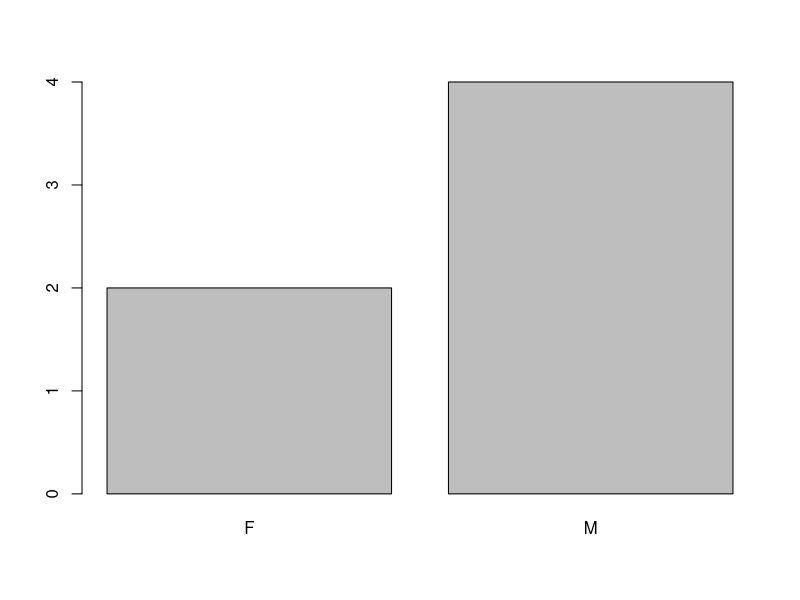

Reproduce this figure in R.
setwd("C:/R_lecture")
getwd()
#Data Type : 저장된 데이터의 성격(numeric, character, logical)
#Data Structure : 변수에 저장된 데이터의 메모리 구조
#R이 제공하는 자료구조 형태
#6가지 기억!
#2개의 분류로 나누어짐
#1. 같은 데이터 타입 2. 다른 데이터타입

#1 vector : 1차원, 같은 data type
#2 matrix : 2차원, 같은 data type
#3 array : 3차원, 같은 data type

#4 list : 1차원, 다른 data type, 중첩자료구조
#중첩자료구조? 다른자료구조를 안에 집어넣을 수 있다. ex)list(10,c("a","b"))
#5 data frame : 2차원, 다른 data type
#6 Factor : 범주형 자료구조

#같은 데이터 타입을 저장하는 자료구조
#vector(1차원), matrix(2차원), array(3차원 이상)
#다른데이터 타입을 저장하는 자료구조
#List(1차원), data frame(2차원)
#범주형 자료구조 => factor

#############################################################################

#factor
#범주형 데이터를 저장하기 위한 자료구조
#범주형 데이터는 값의 항목별 빈도수를 쉽게 확인 가능
#예를 들어 방의 크기가 "대", "중", "소" = . level
#일반적으로 vector를 이용해서 factor를 만든다

#ex) 6명의 혈액형 데이터를  vector에 저장하고 factor로 변형해보자
var1 = c("A", "AB", "O", "A", "B", "B")
var1

factor_var1 = factor(var1)
factor_var1 #A AB O A B B levels A AB B O 출력
nlevels(factor_var1) # level의 개수 / 4 출력
levels(factor_var1) # level들만 / "A"  "AB" "B"  "O" 출력 

is.factor(factor_var1) # TRUE 출력

#factor의 사용시기?
#ex)남성과 여성의 성별데이터로 factor를 생성하고 빈도수를 구해보자
var1 = c("M", "F", "M", "M", "M", "F")
var1

factor_gender = factor(var1)
factor_gender

#데이터의 빈도수 확인시 table함수 사용
table(factor_gender)
plot(factor_gender)

##########################################################################
#List
#1차원 선형구조, 다른데이터 타입이 들어올 수 있음
#중첩 자료구조 이용
#지금까지 했던 여려 자료구조들을 생성해서 List안에 저장해 보자

var_scalar = 100
var_vector = c(10,20,30)
var_matrix = matrix(rep(1:12,1), ncol = 3, byrow = T); var_matrix

var_array = array(seq(1,12), dim = c(2,2,3)); var_array

var_df = data.frame(id=1:4, name=c("홍","김","최","이"), age=c(30,40,20,10))
var_df

myList = list(var_scalar,
              var_vector,
              var_matrix,
              var_array,
              var_df)
myList

myVector = seq(10,30,10)
myVector

#key와 value로 저장되는 자료구조이고 데이터를 출력할 때 key값도 같이 출력
myList[[3]]

#key값을 지정한 List작성
myList = list(name=c("홍길동", "김길동"),
              age=c(20,30),
              adress=c("서울","부산"))
myList[1] 
myList["name"] #"홍길동" "김길동" 출력
myList["adress"] #"서울" "부산" 출력
myList$name #"홍길동" "김길동" 출력 key값을 이용한 출력
myList$name[2] #"김길동" 출력 key값을 이용한 출력
myList[[2]] #20 30 출력 key값이 정해져도 인덱스번호로 access하는것 가능













